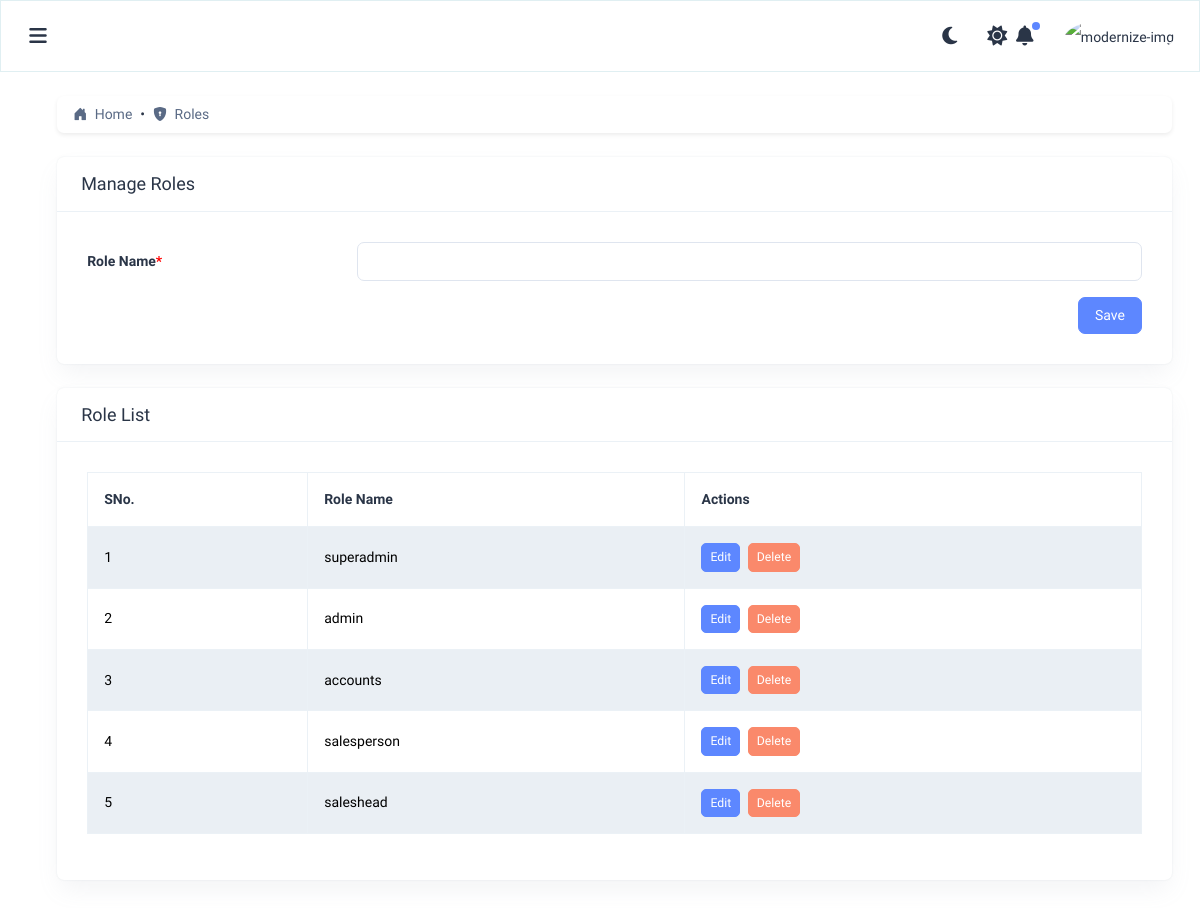
Screenshot of /roles/ with the database file from the repository.
### incentives/models.py (models this page shows, shortened)
class AuditMixin(models.Model):
    created_by = models.CharField(max_length=100, null=True, blank=True)
    updated_by = models.CharField(max_length=100, null=True, blank=True)
    created_at = models.DateTimeField(default=timezone.now)
    updated_at = models.DateTimeField(auto_now=True)
    class Meta:
        abstract = True

class Role(AuditMixin):
    name = models.CharField(max_length=50, unique=True)
    is_selectable = models.BooleanField(default=True)  # Hide 'superadmin' from UI

### incentives/views.py (the view)
# urls.py: path('roles/', views.roles, name='roles'),
def roles(request):
    edit_id = request.GET.get('edit')  # fetch edit id from query params if any
    if request.method == 'POST':
        if 'delete_id' in request.POST:  # Delete operation
            delete_id = request.POST.get('delete_id')
            role = get_object_or_404(Role, pk=delete_id)
            role.delete()
            return redirect('roles')
        else:  # Create or Update operation
            role_id = request.POST.get('id')
            instance = Role.objects.filter(pk=role_id).first() if role_id else None
            form = RoleForm(request.POST, instance=instance)
            if form.is_valid():
                form.save()
                return redirect('roles')
    else:
        instance = Role.objects.filter(pk=edit_id).first() if edit_id else None
        form = RoleForm(instance=instance)
    roles = Role.objects.all()
    return render(request, 'owner/settings/roles.html', {
        'form': form,
        'roles': roles,
        'title': 'Manage Roles',
        'button_label': 'Update' if edit_id else 'Save',
    })

### incentives/forms.py
class RoleForm(ModelForm):
    class Meta:
        model = Role
        fields = ['name', 'is_selectable']

### incentives/templatetags/permissions_tags.py (called while the page is built)
@register.filter
def has_any_permission(permissions, value):
    try:
        module, action = [s.strip() for s in value.split(",")]
        return permissions.get((module, action), False)
    except ValueError:
        return False

### incentives/templates/owner/settings/roles.html (shortened to what this page needs)
{% extends 'layouts/layout.html' %}
{% load static %}  {% load permissions_tags %}
{% load form_filters %}
{% block content %}
<div class="card mb-4 shadow-sm">
  <div class="card-body py-2 px-3">
    <nav aria-label="breadcrumb">
      <ol class="breadcrumb mb-0">
        <li class="breadcrumb-item">
          <a href="{% url 'admin_dashboard' %}" class="text-decoration-none text-primary">
            <i class="bi bi-house-door-fill me-1"></i> Home
          </a>
        </li>
        <li class="breadcrumb-item active" aria-current="page">
          <i class="bi bi-shield-lock-fill me-1"></i> Roles
        </li>
      </ol>
    </nav>
  </div>
</div>
<div class="col-lg-12 mb-4">
  <div class="card">
    <div class="px-4 py-3 border-bottom">
      <h4 class="card-title mb-0">{{ title }}</h4>
    </div>
    <div class="card-body">
      <form method="post" novalidate>
        <div class="mb-3 row align-items-center">
          <label class="col-sm-3 col-form-label">Role Name<span class="mandy">*</span></label>
          <div class="col-sm-9">
            <input type="text" name="name" class="form-control" value="{{ form.name.value|default:'' }}" required>
          </div>
        </div>
        <div class="text-end">
          <button type="submit" class="btn btn-primary">{{ button_label }}</button>
        </div>
      </form>
    </div>
  </div>
</div>
<div class="col-lg-12">
  <div class="card">
    <div class="px-4 py-3 border-bottom">
      <h4 class="card-title mb-0">Role List</h4>
    </div>
    <div class="card-body">
      <div class="table-responsive">
        <table class="table table-bordered table-striped align-middle">
          <thead>
            <tr>
              <th>SNo.</th>
              <th>Role Name</th>
              <th>Actions</th>
            </tr>
          </thead>
          <tbody>
            {% for role in roles %}
            <tr>
              <td>{{ forloop.counter }}</td>
              <td>{{ role.name }}</td>
              <td>
                <a class="btn btn-primary btn-sm me-1" href="?edit={{ role.id }}">Edit</a>
                <form method="post" style="display:inline;">
                  <button type="submit" class="btn btn-danger btn-sm" onclick="return confirm('Are you sure you want to delete this role?')">Delete</button>
                </form>
              </td>
            </tr>
            {% empty %}
            <tr>
              <td colspan="3" class="text-center">No roles found.</td>
            </tr>
            {% endfor %}
          </tbody>
        </table>
      </div>
    </div>
  </div>
</div>
{% endblock %}

### incentives/static/css/main.css (style rules this page uses)
:root { --theme-color: #02385c; --secondary-color:#017d91; --text-color: #ffffffba; --shadow-color:#017d911f; }
.mandy { color: red; }
.text-primary { --bs-text-opacity: 1; color: rgba(var(--theme-color), var(--bs-text-opacity)) !important; }

### rows the page displays
Role: name "superadmin"
Role: name "admin"
Role: name "accounts"
Role: name "salesperson"
Role: name "saleshead"

### other values shown
{{ title }} "Manage Roles"
{{ button_label }} "Save"
